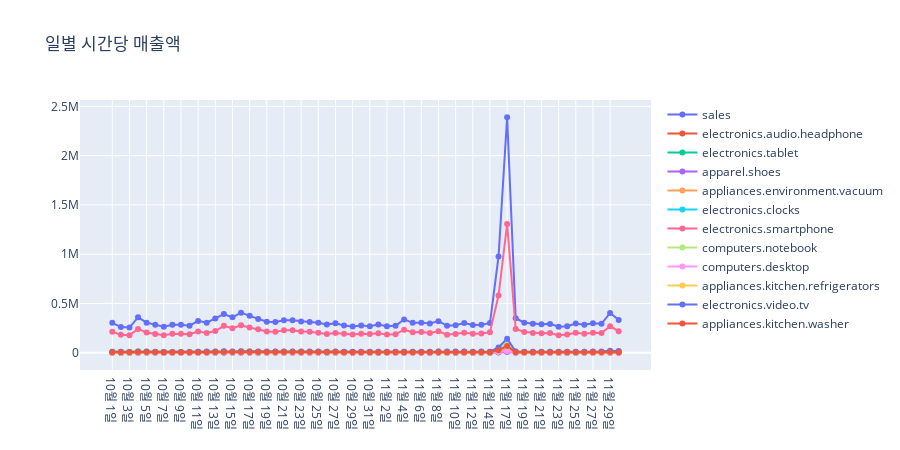

Here is the notebook cell this chart was saved with:
### Code cell
# 시간에 따른 매출액의 변화
temp_df = df.groupby(["month", "day"]).mean()
temp_df = pd.concat([temp_df["total_sales"], temp_df.iloc[:,21:32]],axis=1)
temp_df.reset_index(inplace=True)
temp_df["time"] = list(zip(temp_df["month"], temp_df["day"]))
temp_df["time"] = temp_df["time"].apply(lambda x : f"{x[0]}월 {x[1]}일")
columns = temp_df.columns.to_list()
columns.insert(0, columns.pop())
columns.remove("month")
columns.remove("day")
temp_df = temp_df[columns]
temp_df = temp_df.set_index("time")
fig = go.Figure()
for category in temp_df.columns:
    fig.add_trace(go.Scatter(y=temp_df[category],
                            x=temp_df.index,
                            mode='lines+markers', 
                            name=f"{category.split('_')[-1]}"))                                                                                 
fig.update_layout(
    autosize=False,
    title = "일별 시간당 매출액",
    width=900,
    height=450,)
fig.show()
